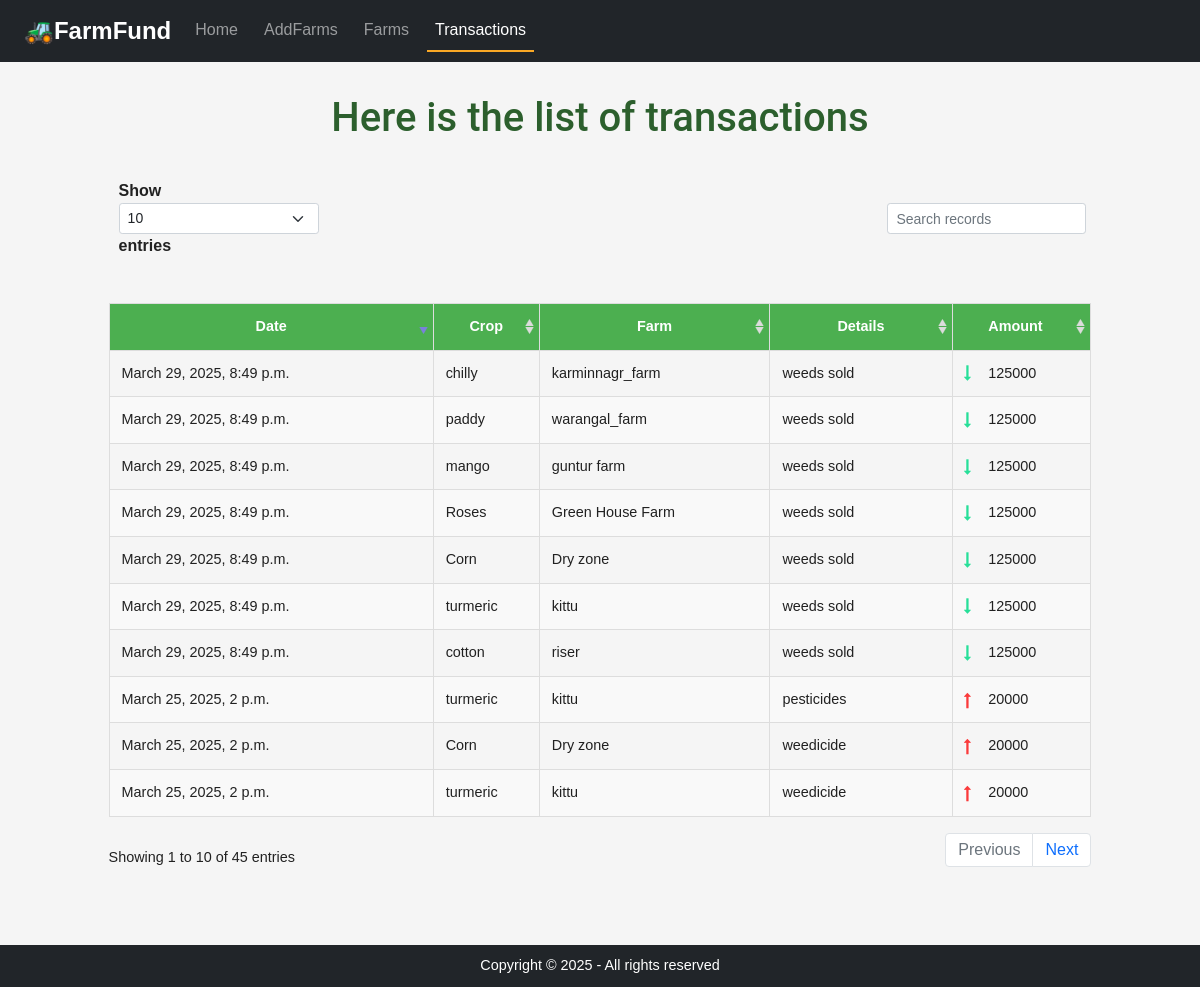
The page /txnHistory/ on the database its author committed.
### home/models.py (models this page shows, shortened)
class Income(models.Model):
    farm= models.ForeignKey(Farm, on_delete=models.CASCADE)
    amount = models.IntegerField()
    details = models.TextField()
    date = models.DateTimeField(auto_now_add=True)

class Farm(models.Model):
    crop_name = models.CharField(max_length=100)
    farm_name = models.CharField(max_length=100)
    crop_description = models.TextField()
    crop_budget = models.IntegerField()

class Expenditure(models.Model):
    farm = models.ForeignKey(Farm, on_delete=models.CASCADE)
    amount = models.IntegerField()
    details = models.TextField()
    date = models.DateTimeField(auto_now_add=True)

### home/views.py (the view)
# urls.py: path('txnHistory/', views.txnHistory, name='txnHistory'),
def txnHistory(request):
    inc = Income.objects.all()
    exp = Expenditure.objects.all()
    transactions = list(chain(inc, exp))
    detailed_transactions = []
    for txn in transactions:
        farm = Farm.objects.get(id=txn.farm_id)
        txn_type = 'income' if isinstance(txn, Income) else 'expense'
        detailed_transactions.append({
            'date': txn.date,
            'crop': farm.crop_name,
            'farm': farm.farm_name,
            'type': txn_type,
            'amount': txn.amount,
            'details': txn.details
        })
    context = {'transactions': detailed_transactions}
    return render(request, 'txnHistory.html', context)

### templates/txnHistory.html (shortened to what this page needs)
{% extends 'base.html' %}
{% load static %}
{% block txnactive %}active{% endblock %}
{% block body %}
<link rel="stylesheet" href="{% static 'styles.css' %}">
<div class="container mt-3">
    <h1 class="text-center my-3 py-3">Here is the list of transactions</h1>
    <table id="myDataTable" class="txntable" style="width:100%">
        <thead>
            <tr>
                <th>Date</th>
                <th>Crop</th>
                <th>Farm</th>
                <th>Details</th>
                <th></th>
                <th>Amount</th>
            </tr>
        </thead>
        <tbody>
            {% for txn in transactions %}
            <tr>
                <td>{{ txn.date }}</td>
                <td>{{ txn.crop }}</td>
                <td>{{ txn.farm }}</td>
                <td>{{ txn.details }}</td>
                <td>
                    {% if txn.type == 'expense' %}
                        <span><i class="fa fa-long-arrow-up"></i> </span>
                    {% else %}
                        <span><i class="fa fa-long-arrow-down"></i> </span>
                    {% endif %}
                </td>
                <td>{{ txn.amount }}</td>
            </tr>
            {% endfor %}
        </tbody>
    </table>
</div>
{% endblock %}

### templates/base.html (shortened to what this page needs)
<!doctype html>
<html lang="en">
  {% load static %}
  <head>
    <link href="https://maxcdn.bootstrapcdn.com/bootstrap/4.5.2/css/bootstrap.min.css" rel="stylesheet">
    <link href="https://cdn.jsdelivr.net/npm/bootstrap@5.3.3/dist/css/bootstrap.min.css" rel="stylesheet">
    <link rel="stylesheet" href="https://cdnjs.cloudflare.com/ajax/libs/font-awesome/4.7.0/css/font-awesome.min.css">
    <link href="https://stackpath.bootstrapcdn.com/bootstrap/5.1.3/css/bootstrap.min.css" rel="stylesheet">
    <link rel="stylesheet" href="{% static 'styles.css' %}">
  </head>
  <body>
    <nav class="navbar navbar-expand-lg bg-dark navbar-dark">
        <div class="container-fluid">
          <a class="navbar-brand" href="/">🚜FarmFund</a>
          <div class="collapse navbar-collapse" id="navbarSupportedContent">
            <ul class="navbar-nav me-auto mb-2 mb-lg-0">
              <li class="nav-item">
                <a class="nav-link {% block homeactive %}{% endblock homeactive %}" aria-current="page" href="/">Home</a>
              </li>
              <li class="nav-item">
                <a class="nav-link {% block addFarmactive %}{% endblock addFarmactive %}" href="/addFarm">AddFarms</a>
              </li>
              <li class="nav-item">
                <a class="nav-link {% block farmsactive %}{% endblock farmsactive %}" href="/farms">Farms</a>
              </li>
              <li class="nav-item">
                <a class="nav-link {% block txnactive %}{% endblock txnactive %}" href="/txnHistory">Transactions</a>
              </li>
            </ul>
          </div>
        </div>
      </nav>
      {% block body %}
      {% endblock body %}
    <div class="mb-2 py-2"></div>
    <footer class="bg-dark text-white fixed-bottom">
      <p class="text-center py-0 my-0">
      Copyright &copy; 2025 - All rights reserved
      </p>
    </footer>
</body>
</html>

### static/styles.css (style rules this page uses)
body { font-family: 'Poppins', sans-serif; margin: 0; padding: 0; padding-bottom: 80px; background-color: #F5F5F5; color: #212121; }
h1 { font-size: 2.5rem; }
h1, h2, h3, h4, h5, h6 { font-family: 'Roboto', sans-serif; color: #2c5f2d; }
a { text-decoration: none; color: #1B5E20; transition: color 0.3s ease; }
.navbar { background-color: #1B5E20; color: white; position: sticky; top: 0; z-index: 1000; }
.navbar-brand { font-size: 1.5rem; font-weight: bold; color: #fff; }
.nav-link { color: #fff; font-size: 1rem; margin-right: 10px; }
.nav-link.active { border-bottom: 2px solid #F9A825; }
footer { background-color: #1B5E20; color: white; text-align: center; padding: 10px 0; font-size: 0.9rem; }

### rows shown on the page
Income: date "March 29, 2025, 8:49 p.m.", details "weeds sold"
Farm: crop "chilly", farm "karminnagr_farm"
Income: date "March 29, 2025, 8:49 p.m.", details "weeds sold"
Farm: crop "paddy", farm "warangal_farm"
Income: date "March 29, 2025, 8:49 p.m.", details "weeds sold"
Farm: crop "mango", farm "guntur farm"
Income: date "March 29, 2025, 8:49 p.m.", details "weeds sold"
Farm: crop "Roses", farm "Green House Farm"
Income: date "March 29, 2025, 8:49 p.m.", details "weeds sold"
Farm: crop "Corn" "Corn", farm "Dry zone" "Dry zone"
Income: date "March 29, 2025, 8:49 p.m.", details "weeds sold"
Farm: crop "turmeric" "turmeric" "turmeric", farm "kittu" "kittu" "kittu"
Income: date "March 29, 2025, 8:49 p.m.", details "weeds sold"
Farm: crop "cotton", farm "riser"
Expenditure: date "March 25, 2025, 2 p.m.", details "pesticides"
Expenditure: date "March 25, 2025, 2 p.m.", details "weedicide"
Expenditure: date "March 25, 2025, 2 p.m.", details "weedicide"

### other values the page prints
{{ txn.amount }} "125000" "125000" "125000" "125000" "125000" "125000" "125000" "20000" "20000" "20000"
